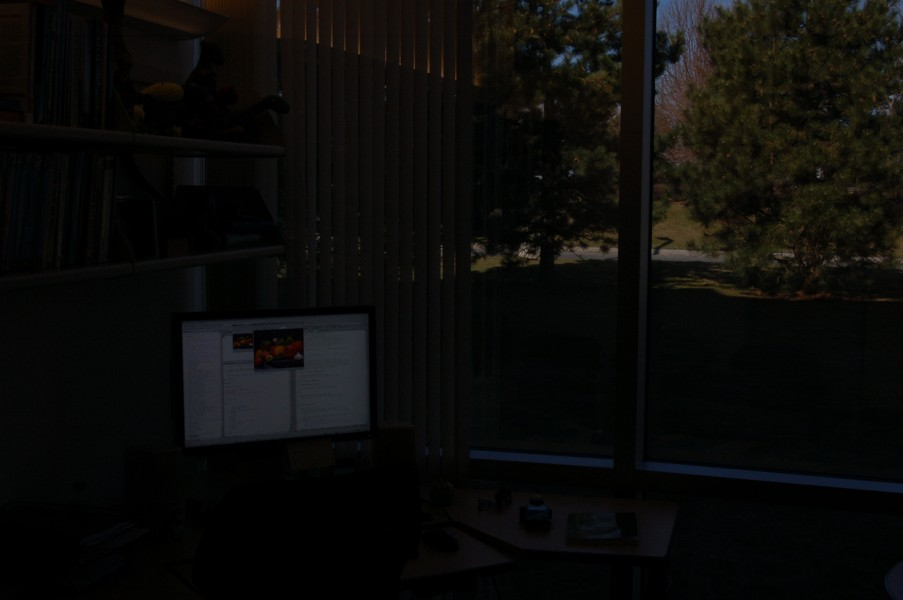
%> input picture 3 year/5 semestr/MPOC/Lab4/office_1.jpg, 903 x 600 px
$ octave task1.m   (GNU Octave 9; MATLAB toolbox functions it lacks are replaced by stand-ins)
%> lines starting %> are read from the running program, lines starting %| are printed output that depends on the picture
clc
close all
clear all

pkg image load

img = imread('office_1.jpg');
%> img is the input picture: size 600x903x3 uint8; mean R, G, B 11.6, 11.3, 9.4

if size(img, 3) == 3
    img = rgb2gray(img);
%> img: size 600x903 uint8
end

img_eq = histeq(img);
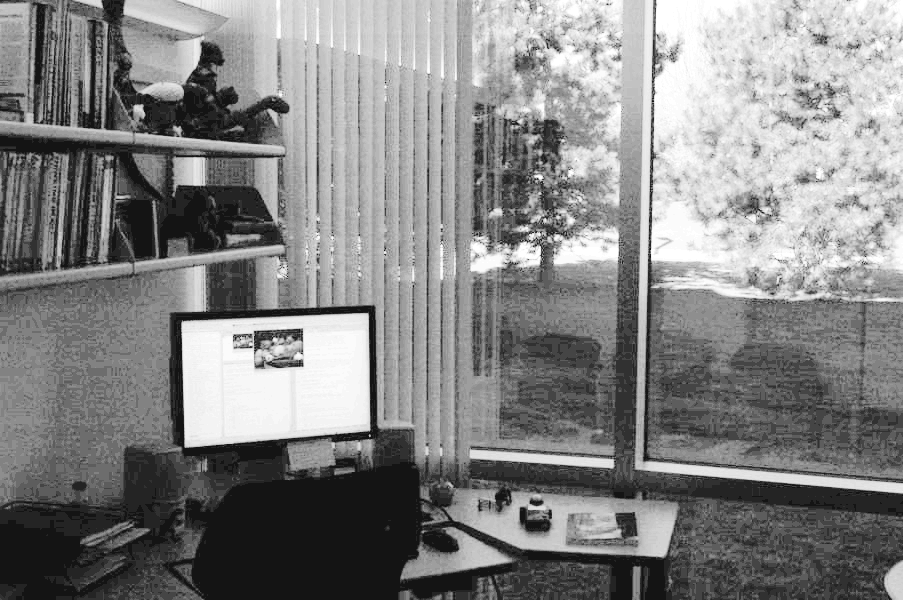
%> img_eq: size 600x903 uint8; min 20, max 255, mean 131.7
shift_value = 50;
img_shifted = img + shift_value;
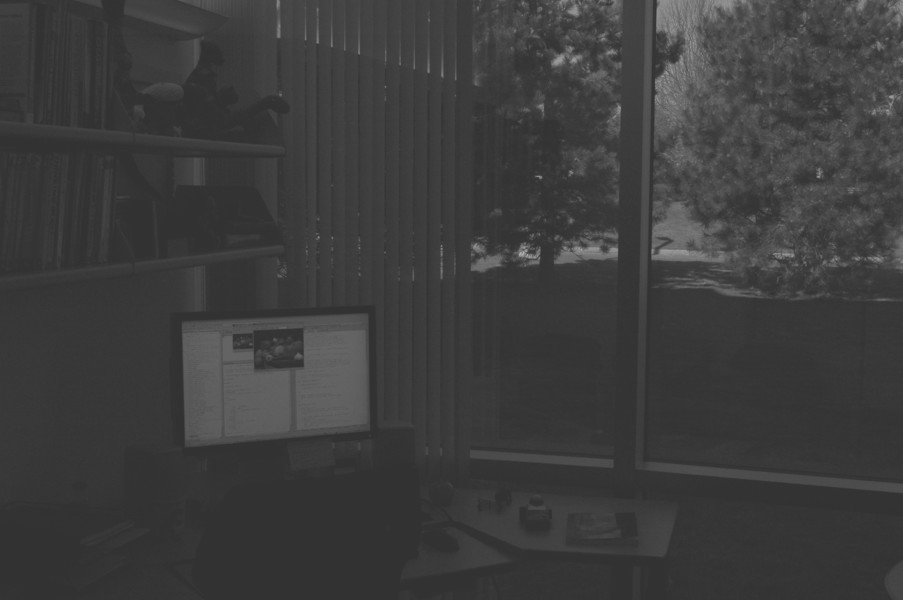
%> img_shifted: size 600x903 uint8; min 50, max 183, mean 61.1
img_shifted = uint8(min(max(img_shifted, 0), 255));
img_eq_shifted = img_eq + shift_value;
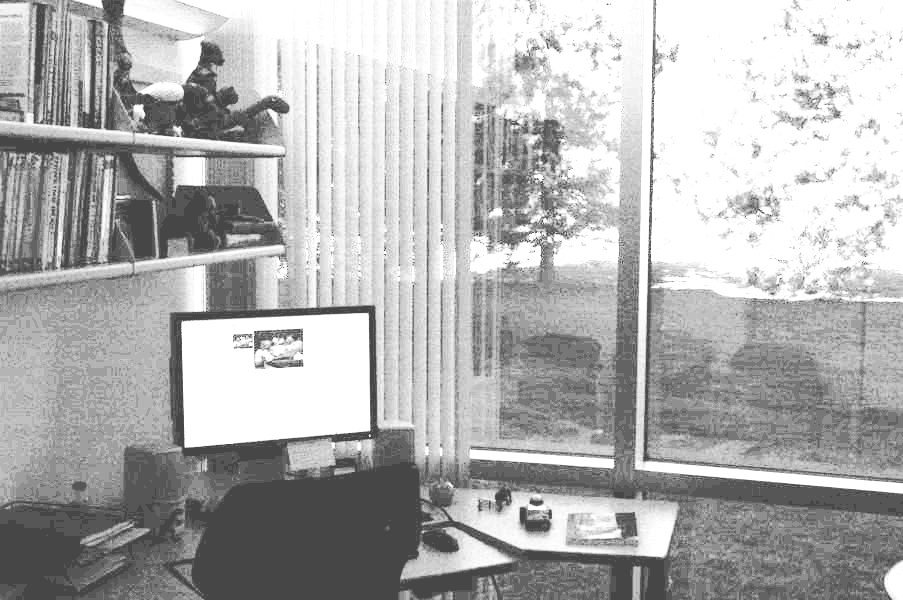
%> img_eq_shifted: size 600x903 uint8; min 70, max 255, mean 176.7
img_eq_shifted = uint8(min(max(img_eq_shifted, 0), 255));

figure;
subplot(2, 2, 1), imshow(img), title('Obraz oryginalny');
subplot(2, 2, 2), imshow(img_eq), title('Obraz po wyrównaniu histogramu');
subplot(2, 2, 3), imshow(img_shifted), title('Obraz po przesunięciu histogramu');
subplot(2, 2, 4), imshow(img_eq_shifted), title('Obraz po wyrównaniu i przesunięciu');

$ run again, with 3 year/5 semestr/MPOC/Lab4/office_6.jpg copied over 3 year/5 semestr/MPOC/Lab4/office_1.jpg
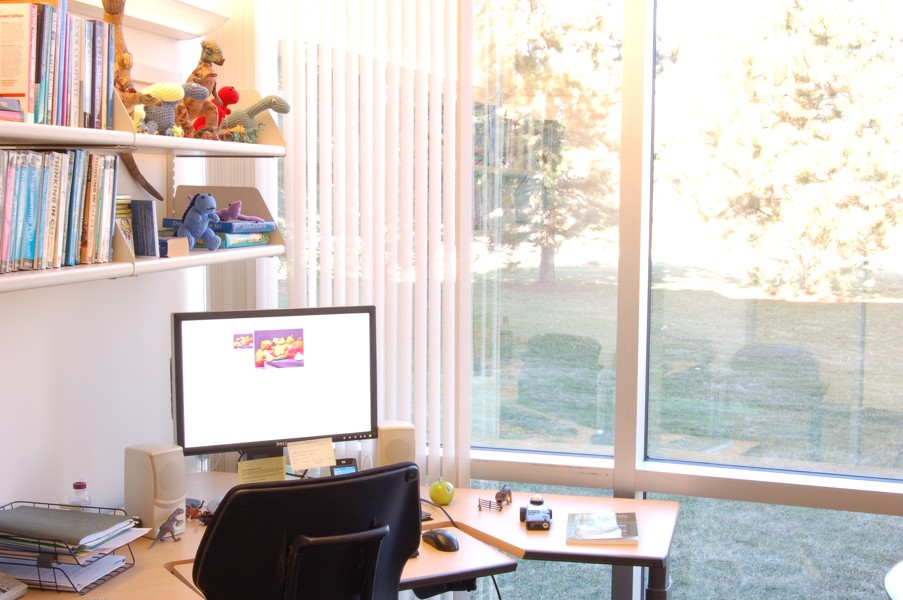
%> input picture 3 year/5 semestr/MPOC/Lab4/office_6.jpg, 903 x 600 px
%> img is the input picture: size 600x903x3 uint8; mean R, G, B 206.1, 197.8, 192.8
%> img: size 600x903 uint8
%> `img_shifted = img + shift_value;`:
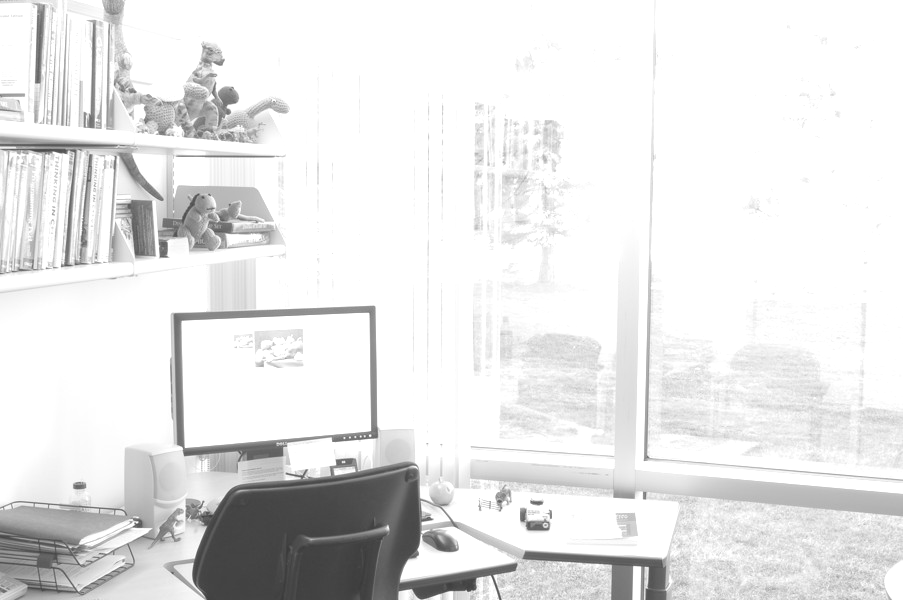
%> img_shifted: size 600x903 uint8; min 58, max 255, mean 230.9
%> `img_eq_shifted = img_eq + shift_value;`:
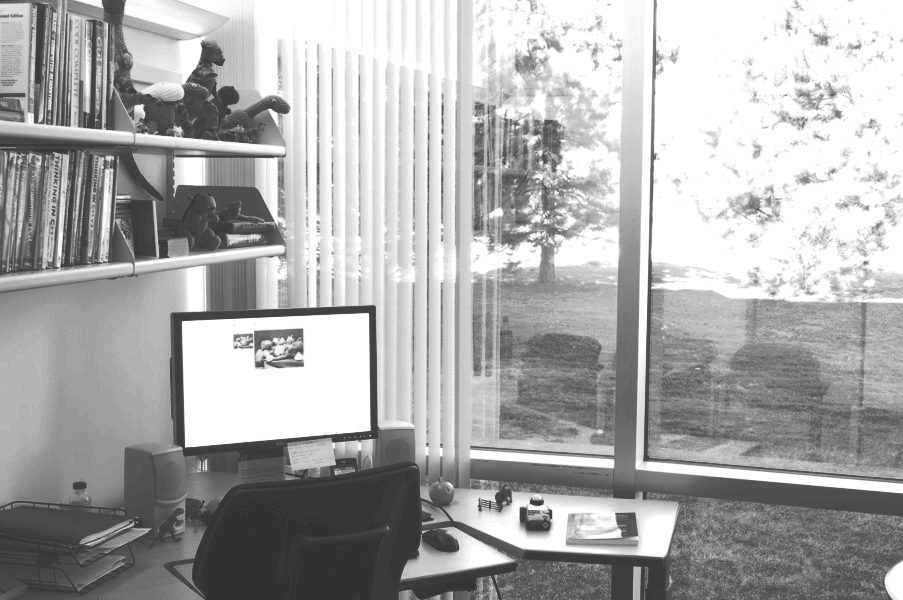
%> img_eq_shifted: size 600x903 uint8; min 50, max 255, mean 171.2
